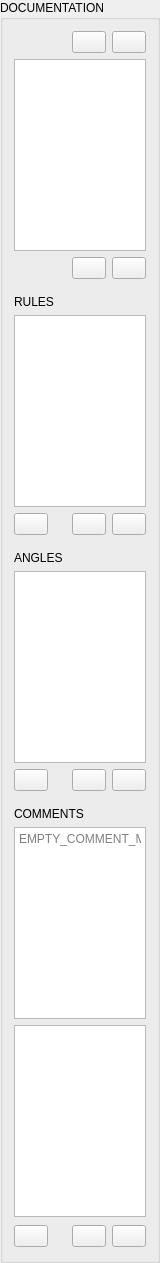
     <widget class="QGroupBox" name="documentationBox">
      <property name="minimumSize">
       <size>
        <width>160</width>
        <height>0</height>
       </size>
      </property>
      <property name="maximumSize">
       <size>
        <width>160</width>
        <height>16777215</height>
       </size>
      </property>
      <property name="title">
       <string>DOCUMENTATION</string>
      </property>
      <layout class="QGridLayout" name="gridLayout_5">
       <item row="10" column="2">
        <spacer name="horizontalSpacer_12">
         <property name="orientation">
          <enum>Qt::Horizontal</enum>
         </property>
         <property name="sizeHint" stdset="0">
          <size>
           <width>40</width>
           <height>20</height>
          </size>
         </property>
        </spacer>
       </item>
       <item row="10" column="5">
        <widget class="QPushButton" name="addProtractor">
         <property name="toolTip">
          <string>ADD_ANGLE_TOOLTIP</string>
         </property>
         <property name="text">
          <string/>
         </property>
         <property name="icon">
          <iconset resource="../../assets/resources.qrc">
           <normaloff>:/icons/plus.png</normaloff>:/icons/plus.png</iconset>
         </property>
         <property name="iconSize">
          <size>
           <width>21</width>
           <height>21</height>
          </size>
         </property>
        </widget>
       </item>
       <item row="11" column="0">
        <spacer name="verticalSpacer_3">
         <property name="orientation">
          <enum>Qt::Vertical</enum>
         </property>
         <property name="sizeType">
          <enum>QSizePolicy::Fixed</enum>
         </property>
         <property name="sizeHint" stdset="0">
          <size>
           <width>10</width>
           <height>10</height>
          </size>
         </property>
        </spacer>
       </item>
       <item row="3" column="0">
        <spacer name="verticalSpacer_4">
         <property name="orientation">
          <enum>Qt::Vertical</enum>
         </property>
         <property name="sizeType">
          <enum>QSizePolicy::Fixed</enum>
         </property>
         <property name="sizeHint" stdset="0">
          <size>
           <width>10</width>
           <height>10</height>
          </size>
         </property>
        </spacer>
       </item>
       <item row="6" column="2">
        <spacer name="horizontalSpacer_11">
         <property name="orientation">
          <enum>Qt::Horizontal</enum>
         </property>
         <property name="sizeHint" stdset="0">
          <size>
           <width>40</width>
           <height>20</height>
          </size>
         </property>
        </spacer>
       </item>
       <item row="0" column="5">
        <widget class="QPushButton" name="exportROD">
         <property name="toolTip">
          <string>SAVE_ROD_TOOLTIP</string>
         </property>
         <property name="text">
          <string/>
         </property>
         <property name="icon">
          <iconset resource="../../assets/resources.qrc">
           <normaloff>:/icons/save.png</normaloff>:/icons/save.png</iconset>
         </property>
         <property name="iconSize">
          <size>
           <width>21</width>
           <height>21</height>
          </size>
         </property>
        </widget>
       </item>
       <item row="1" column="0" colspan="6">
        <widget class="QListWidget" name="RODList"/>
       </item>
       <item row="4" column="0" colspan="2">
        <widget class="QLabel" name="ruleLabel">
         <property name="text">
          <string>RULES</string>
         </property>
        </widget>
       </item>
       <item row="5" column="0" colspan="6">
        <widget class="QListWidget" name="ruleList"/>
       </item>
       <item row="7" column="0">
        <spacer name="verticalSpacer_2">
         <property name="orientation">
          <enum>Qt::Vertical</enum>
         </property>
         <property name="sizeType">
          <enum>QSizePolicy::Fixed</enum>
         </property>
         <property name="sizeHint" stdset="0">
          <size>
           <width>10</width>
           <height>10</height>
          </size>
         </property>
        </spacer>
       </item>
       <item row="2" column="0" colspan="3">
        <spacer name="horizontalSpacer_22">
         <property name="orientation">
          <enum>Qt::Horizontal</enum>
         </property>
         <property name="sizeHint" stdset="0">
          <size>
           <width>59</width>
           <height>20</height>
          </size>
         </property>
        </spacer>
       </item>
       <item row="0" column="0" colspan="3">
        <spacer name="horizontalSpacer_21">
         <property name="orientation">
          <enum>Qt::Horizontal</enum>
         </property>
         <property name="sizeHint" stdset="0">
          <size>
           <width>59</width>
           <height>20</height>
          </size>
         </property>
        </spacer>
       </item>
       <item row="6" column="0">
        <widget class="QPushButton" name="enableDisableRule">
         <property name="toolTip">
          <string>SHOW_OR_HIDE_RULE_TOOLTIP</string>
         </property>
         <property name="text">
          <string/>
         </property>
         <property name="icon">
          <iconset resource="../../assets/resources.qrc">
           <normaloff>:/icons/eye.png</normaloff>:/icons/eye.png</iconset>
         </property>
         <property name="iconSize">
          <size>
           <width>21</width>
           <height>21</height>
          </size>
         </property>
        </widget>
       </item>
       <item row="6" column="5">
        <widget class="QPushButton" name="addRule">
         <property name="toolTip">
          <string>ADD_RULE_TOOLTIP</string>
         </property>
         <property name="text">
          <string/>
         </property>
         <property name="icon">
          <iconset resource="../../assets/resources.qrc">
           <normaloff>:/icons/plus.png</normaloff>:/icons/plus.png</iconset>
         </property>
         <property name="iconSize">
          <size>
           <width>21</width>
           <height>21</height>
          </size>
         </property>
        </widget>
       </item>
       <item row="8" column="0" colspan="6">
        <widget class="QLabel" name="protractorLabel">
         <property name="text">
          <string>ANGLES</string>
         </property>
        </widget>
       </item>
       <item row="9" column="0" colspan="6">
        <widget class="QListWidget" name="protractorList"/>
       </item>
       <item row="10" column="0">
        <widget class="QPushButton" name="enableDisableProtractor">
         <property name="toolTip">
          <string>SHOW_OR_HIDE_ANGLE_TOOLTIP</string>
         </property>
         <property name="text">
          <string/>
         </property>
         <property name="icon">
          <iconset resource="../../assets/resources.qrc">
           <normaloff>:/icons/eye.png</normaloff>:/icons/eye.png</iconset>
         </property>
         <property name="iconSize">
          <size>
           <width>21</width>
           <height>21</height>
          </size>
         </property>
        </widget>
       </item>
       <item row="13" column="0" colspan="6">
        <widget class="QTextEdit" name="annotation">
         <property name="html">
          <string>&lt;!DOCTYPE HTML PUBLIC &quot;-//W3C//DTD HTML 4.0//EN&quot; &quot;http://www.w3.org/TR/REC-html40/strict.dtd&quot;&gt;
&lt;html&gt;&lt;head&gt;&lt;meta name=&quot;qrichtext&quot; content=&quot;1&quot; /&gt;&lt;style type=&quot;text/css&quot;&gt;
p, li { white-space: pre-wrap; }
&lt;/style&gt;&lt;/head&gt;&lt;body style=&quot; font-family:'.SF NS Text'; font-size:13pt; font-weight:400; font-style:normal;&quot;&gt;
&lt;p style=&quot;-qt-paragraph-type:empty; margin-top:0px; margin-bottom:0px; margin-left:0px; margin-right:0px; -qt-block-indent:0; text-indent:0px; font-family:'MS Shell Dlg 2'; font-size:8.25pt;&quot;&gt;&lt;br /&gt;&lt;/p&gt;&lt;/body&gt;&lt;/html&gt;</string>
         </property>
         <property name="placeholderText">
          <string>EMPTY_COMMENT_MESSAGE</string>
         </property>
        </widget>
       </item>
       <item row="15" column="1" colspan="2">
        <spacer name="horizontalSpacer_23">
         <property name="orientation">
          <enum>Qt::Horizontal</enum>
         </property>
         <property name="sizeHint" stdset="0">
          <size>
           <width>20</width>
           <height>26</height>
          </size>
         </property>
        </spacer>
       </item>
       <item row="15" column="0">
        <widget class="QPushButton" name="enableDisableAnnotation">
         <property name="toolTip">
          <string>SHOW_OR_HIDE_COMMENT_TOOLTIP</string>
         </property>
         <property name="text">
          <string/>
         </property>
         <property name="icon">
          <iconset resource="../../assets/resources.qrc">
           <normaloff>:/icons/eye.png</normaloff>:/icons/eye.png</iconset>
         </property>
         <property name="iconSize">
          <size>
           <width>21</width>
           <height>21</height>
          </size>
         </property>
        </widget>
       </item>
       <item row="14" column="0" colspan="6">
        <widget class="QListWidget" name="annotationList"/>
       </item>
       <item row="0" column="4">
        <widget class="QPushButton" name="importROD">
         <property name="toolTip">
          <string>OPEN_ROD_TOOLTIP</string>
         </property>
         <property name="text">
          <string/>
         </property>
         <property name="icon">
          <iconset resource="../../assets/resources.qrc">
           <normaloff>:/icons/folder.png</normaloff>:/icons/folder.png</iconset>
         </property>
         <property name="iconSize">
          <size>
           <width>21</width>
           <height>21</height>
          </size>
         </property>
        </widget>
       </item>
       <item row="2" column="5">
        <widget class="QPushButton" name="addROD">
         <property name="toolTip">
          <string>ADD_ROD_TOOLTIP</string>
         </property>
         <property name="text">
          <string/>
         </property>
         <property name="icon">
          <iconset resource="../../assets/resources.qrc">
           <normaloff>:/icons/plus.png</normaloff>:/icons/plus.png</iconset>
         </property>
         <property name="iconSize">
          <size>
           <width>21</width>
           <height>21</height>
          </size>
         </property>
        </widget>
       </item>
       <item row="2" column="4">
        <widget class="QPushButton" name="deleteROD">
         <property name="toolTip">
          <string>DELETE_ROD_TOOLTIP</string>
         </property>
         <property name="text">
          <string/>
         </property>
         <property name="icon">
          <iconset resource="../../assets/resources.qrc">
           <normaloff>:/icons/minus.png</normaloff>:/icons/minus.png</iconset>
         </property>
         <property name="iconSize">
          <size>
           <width>21</width>
           <height>21</height>
          </size>
         </property>
        </widget>
       </item>
       <item row="6" column="4">
        <widget class="QPushButton" name="deleteRule">
         <property name="toolTip">
          <string>DELETE_RULE_TOOLTIP</string>
         </property>
         <property name="text">
          <string/>
         </property>
         <property name="icon">
          <iconset resource="../../assets/resources.qrc">
           <normaloff>:/icons/minus.png</normaloff>:/icons/minus.png</iconset>
         </property>
         <property name="iconSize">
          <size>
           <width>21</width>
           <height>21</height>
          </size>
         </property>
        </widget>
       </item>
       <item row="10" column="4">
        <widget class="QPushButton" name="deleteProtractor">
         <property name="acceptDrops">
          <bool>false</bool>
         </property>
         <property name="toolTip">
          <string>DELETE_ANGLE_TOOLTIP</string>
         </property>
         <property name="text">
          <string/>
         </property>
         <property name="icon">
          <iconset resource="../../assets/resources.qrc">
           <normaloff>:/icons/minus.png</normaloff>:/icons/minus.png</iconset>
         </property>
         <property name="iconSize">
          <size>
           <width>21</width>
           <height>21</height>
          </size>
         </property>
        </widget>
       </item>
       <item row="15" column="5">
        <widget class="QPushButton" name="addAnnotation">
         <property name="toolTip">
          <string>ADD_COMMENT_TOOLTIP</string>
         </property>
         <property name="text">
          <string/>
         </property>
         <property name="icon">
          <iconset resource="../../assets/resources.qrc">
           <normaloff>:/icons/plus.png</normaloff>:/icons/plus.png</iconset>
         </property>
         <property name="iconSize">
          <size>
           <width>21</width>
           <height>21</height>
          </size>
         </property>
        </widget>
       </item>
       <item row="15" column="4">
        <widget class="QPushButton" name="deleteAnnotation">
         <property name="toolTip">
          <string>DELETE_COMMENT_TOOLTIP</string>
         </property>
         <property name="text">
          <string/>
         </property>
         <property name="icon">
          <iconset resource="../../assets/resources.qrc">
           <normaloff>:/icons/minus.png</normaloff>:/icons/minus.png</iconset>
         </property>
         <property name="iconSize">
          <size>
           <width>21</width>
           <height>21</height>
          </size>
         </property>
        </widget>
       </item>
       <item row="12" column="0" colspan="6">
        <widget class="QLabel" name="annotationLabel">
         <property name="text">
          <string>COMMENTS</string>
         </property>
        </widget>
       </item>
      </layout>
     </widget>
